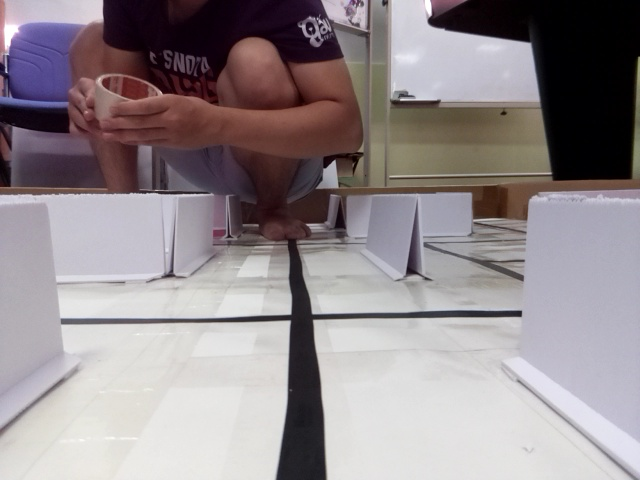
#> input picture images/1.jpg, 640 x 480 px
$ python line_detection3.py
#> lines starting #> are read from the running program, lines starting #| are printed output that depends on the picture; after the words box and inside, x2 and y2 are one past the last pixel; in counts of white or black regions, pixels touching at a corner belong together
import numpy as np
import cv2


def main_demo():
    img = cv2.imread('../images/1.jpg')
#> img is the input picture: shape (480, 640, 3); mean B, G, R 141.3, 137.9, 146.6
    roi = get_roi(img)
#> roi = [[[50, 350], [590, 350], [590, 480], [50, 480]]]
    print("ROI: {}".format(roi))
#| ROI: [array([[ 50, 350],
#|        [590, 350],
#|        [590, 480],
#|        [ 50, 480]], dtype=int32)]
    # cv2.imshow('origin img', img)

    roi_img = get_roi_img(img, roi)
#> in get_roi_img, `cv2.fillPoly(mask, vertices, ignore_mask_color)`:
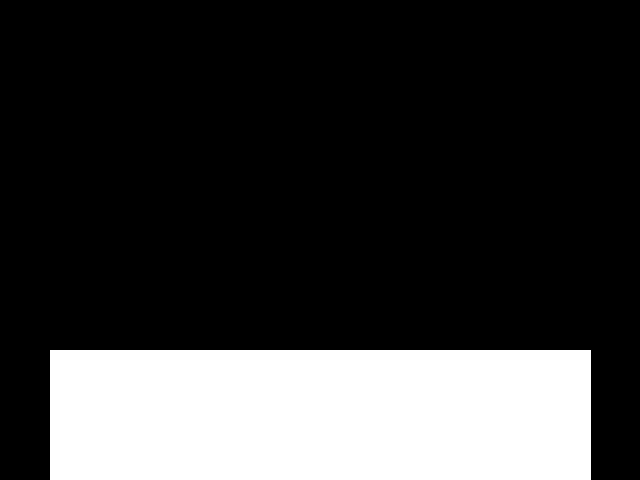
#> mask: shape (480, 640, 3); 22.9% white; 1 white region, box (x1, y1, x2, y2) and area: (50, 350, 591, 480) 70330
#> in get_roi_img, `masked_image = cv2.bitwise_and(img, mask)`:
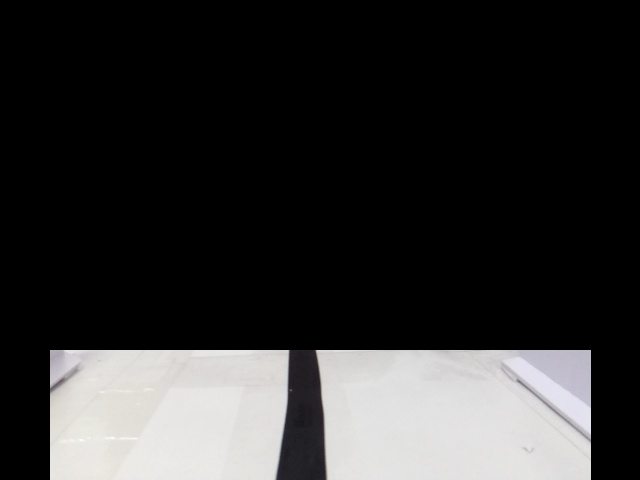
#> masked_image: shape (480, 640, 3); mean B, G, R 47.5, 47.5, 47.9
    cv2.imshow('ROI img', roi_img)

    #Blur image
    image_blured = cv2.bilateralFilter(roi_img, 13, 75, 75)
    # cv2.imshow('Bilateral filter Blured', image_blured)

    image_unsharp = cv2.addWeighted(image_blured, 1.5, image_blured, -0.5, 0, roi_img)
    # cv2.imshow('Bilateral filter unsharp addWeighted Blured', image_unsharp)

    image_clached = clache(image_unsharp)
    cv2.imshow('Clache Blured', image_clached)

    # ----------------------------- HOUGH ---------------------------

    left_lns, right_lns, median_left_f, median_right_f = detect(
        image_clached, lane_color_value=5, prev_left_ms = [], prev_left_bs = [], prev_right_ms = [], prev_right_bs = [])

    cv2.waitKey(0)
    cv2.destroyAllWindows()


def weighted_img(img, initial_img, alpha=0.8, beta=1., lbda=0.):
    return cv2.addWeighted(initial_img, alpha, img, beta, lbda)


def detect(image, lane_color_value, prev_left_ms, prev_left_bs, prev_right_ms, prev_right_bs):
    """???I want black lane"""
    houghed_lns = hough_lines(image, lane_color_value)

    if houghed_lns is None:
        return [None, None, None, None]

    filtered_left_lns, filtered_right_lns = left_right_lines(houghed_lns)
    median_left_f = median(filtered_left_lns, prev_left_ms, prev_left_bs)
    median_right_f = median(filtered_right_lns, prev_right_ms, prev_right_bs)

    if median_left_f is None or median_right_f is None:
        return detect(image, lane_color_value - 5, prev_left_ms, prev_left_bs, prev_right_ms, prev_right_bs)
    else:
        return [filtered_left_lns, filtered_right_lns, median_left_f, median_right_f]


def hough_lines(img, lane_color_value):
    """???I want black lane"""
    HSV_BLACK_UPPER_BOUNDARY = 150
    if lane_color_value > HSV_BLACK_UPPER_BOUNDARY:
        return None

    image_masked = color_threshold(img, lane_color_value)
    image_edges = edges(image_masked)
    houghed_lns = cv2.HoughLinesP(image_edges, 2, np.pi / 180, 50, np.array([]), 20, 100)

    if houghed_lns is None:
        return hough_lines(img, lane_color_value - 5)

    return houghed_lns


def filter_by_color_ranges(img, color_ranges):
    result = np.zeros_like(img)
    gray_img = cv2.cvtColor(img, cv2.COLOR_BGR2GRAY)
    hsv_img = cv2.cvtColor(img, cv2.COLOR_BGR2HSV)

    for color_range in color_ranges:
        color_bottom = color_range[0]
        color_top = color_range[1]

        if color_bottom[0] == color_bottom[1] == color_bottom[2] and color_top[0] == color_top[1] == color_top[2]:
            mask = binary_gray_mask(gray_img, color_range)
        else:
            mask = binary_hsv_mask(hsv_img, color_range)

        masked_img = binary_mask_apply(img, mask)
        result = cv2.addWeighted(masked_img, 1.0, result, 1.0, 0.0)

    return result

def clache(img):
    cl = cv2.createCLAHE(clipLimit=3.0, tileGridSize=(8, 8))

    img_yuv = cv2.cvtColor(img, cv2.COLOR_BGR2YUV)
#> img_yuv: shape (480, 640, 3); mean of channels 0, 1, 2 47.6, 127.9, 128.2
    y, u, v = cv2.split(img_yuv)
    y_clache = cl.apply(y)
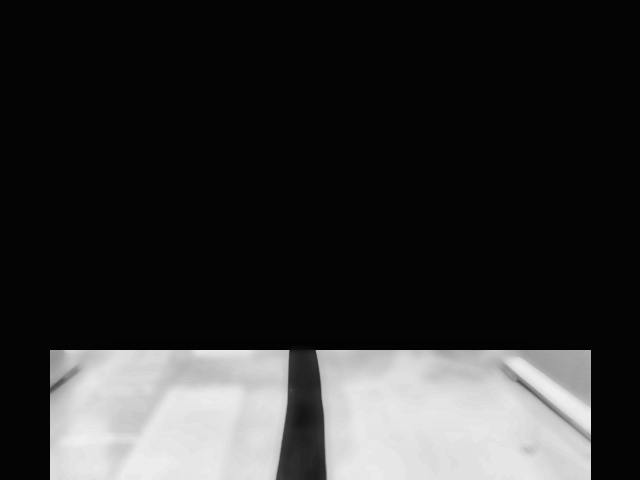
#> y_clache: shape (480, 640); min 3, max 239, mean 49.2
    img_yuv = cv2.merge((y_clache, u, v))
#> img_yuv: shape (480, 640, 3); mean of channels 0, 1, 2 49.2, 127.9, 128.2

    return cv2.cvtColor(img_yuv, cv2.COLOR_YUV2BGR)

def get_roi(img):
    """Return list of points for region of interest"""
    height = img.shape[0]

    roi_heigh = 130
    roi_width_offset = 50
    left_top_roi, right_top_roi, right_bottom_roi, left_bottom_roi = (roi_width_offset, height - roi_heigh), (640 - roi_width_offset, height - roi_heigh), (640 - roi_width_offset, height), (roi_width_offset, height)
    l1 = [left_top_roi, right_top_roi, right_bottom_roi, left_bottom_roi]
    roi = [np.array(l1, dtype=np.int32)]
    return roi


def get_roi_img(img, vertices):
    """Return region of interest image from a numpy array of points"""
    mask = np.zeros_like(img)
    # defining a 3 channel or 1 channel color to fill the mask with depending on the input image
    if len(img.shape) > 2:
        channel_count = img.shape[2]  # i.e. 3 or 4 depending on your image
        ignore_mask_color = (255,) * channel_count
    else:
        ignore_mask_color = 255

    cv2.fillPoly(mask, vertices, ignore_mask_color)
    masked_image = cv2.bitwise_and(img, mask)

    return masked_image

if __name__ == '__main__':
    main_demo()
#> (the run stopped early here; a loop or call above may not have finished)

$ run again, with images/2.jpg copied over images/1.jpg
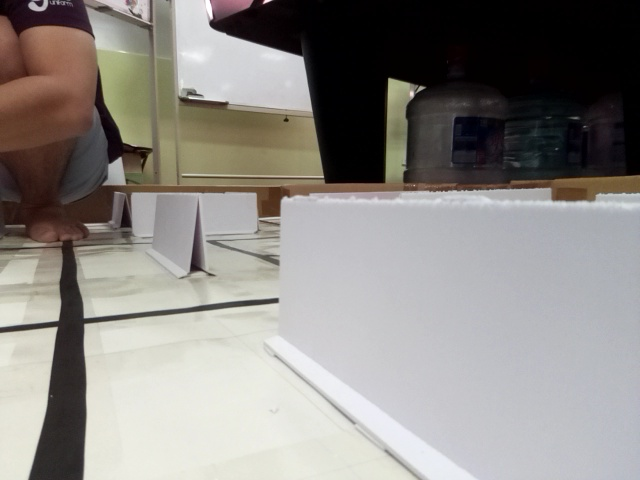
#> input picture images/2.jpg, 640 x 480 px
#> in main_demo, img is the input picture: shape (480, 640, 3); mean B, G, R 133.3, 137.4, 141.1
#> in main_demo, `roi = get_roi(img)`: roi = [[[50, 350], [590, 350], [590, 480], [50, 480]]]
#| ROI: [array([[ 50, 350],
#|        [590, 350],
#|        [590, 480],
#|        [ 50, 480]], dtype=int32)]
#> mask: shape (480, 640, 3); 22.9% white; 1 white region, box (x1, y1, x2, y2) and area: (50, 350, 591, 480) 70330
#> in get_roi_img, `masked_image = cv2.bitwise_and(img, mask)`:
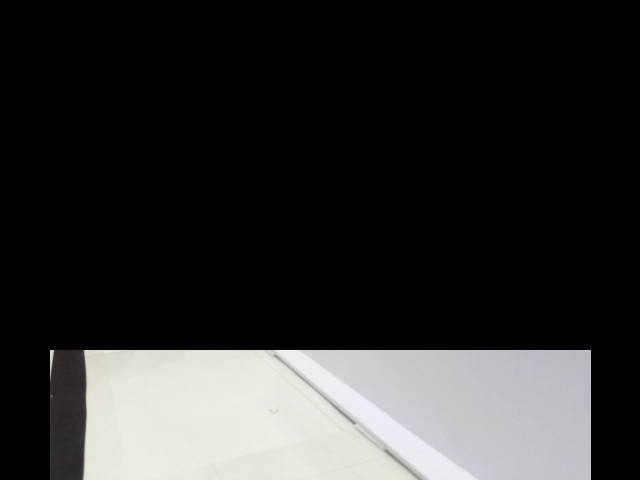
#> masked_image: shape (480, 640, 3); mean B, G, R 46.6, 47.2, 47.1
#> in clache, `y_clache = cl.apply(y)`:
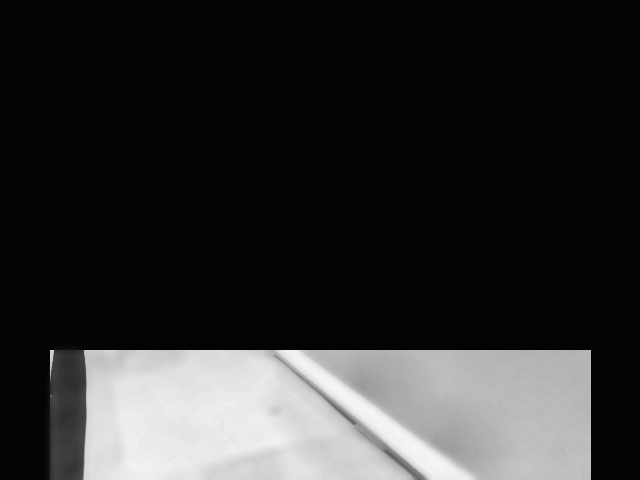
#> y_clache: shape (480, 640); min 3, max 245, mean 47.8

$ run again, with images/3.jpg copied over images/1.jpg
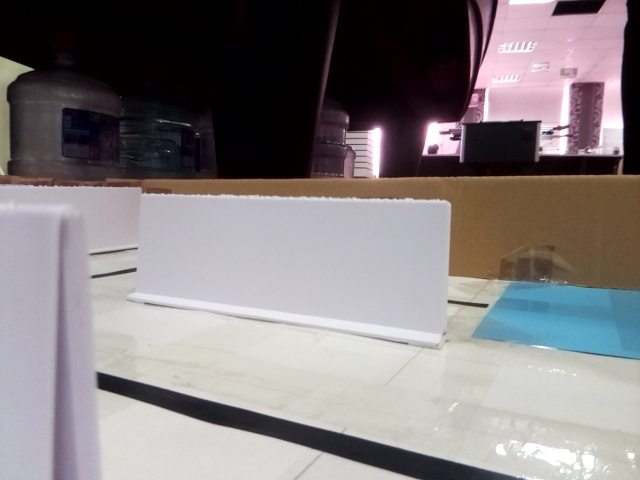
#> input picture images/3.jpg, 640 x 480 px
#> in main_demo, img is the input picture: shape (480, 640, 3); mean B, G, R 126.6, 125.3, 131.1
#> in main_demo, `roi = get_roi(img)`: roi = [[[50, 350], [590, 350], [590, 480], [50, 480]]]
#| ROI: [array([[ 50, 350],
#|        [590, 350],
#|        [590, 480],
#|        [ 50, 480]], dtype=int32)]
#> mask: shape (480, 640, 3); 22.9% white; 1 white region, box (x1, y1, x2, y2) and area: (50, 350, 591, 480) 70330
#> in get_roi_img, `masked_image = cv2.bitwise_and(img, mask)`:
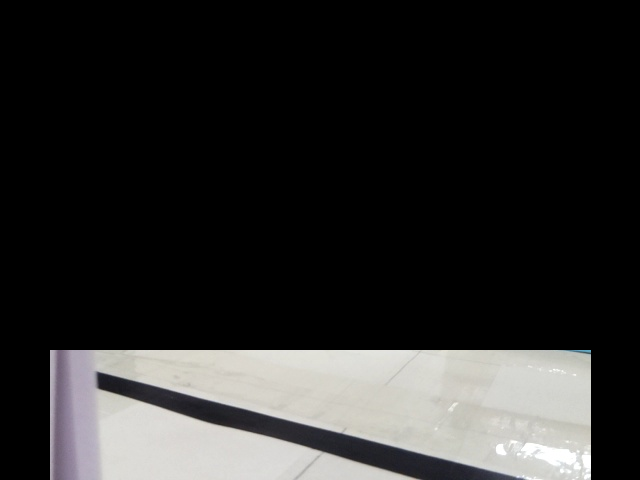
#> masked_image: shape (480, 640, 3); mean B, G, R 41.8, 42.5, 42.8
#> in clache, `y_clache = cl.apply(y)`:
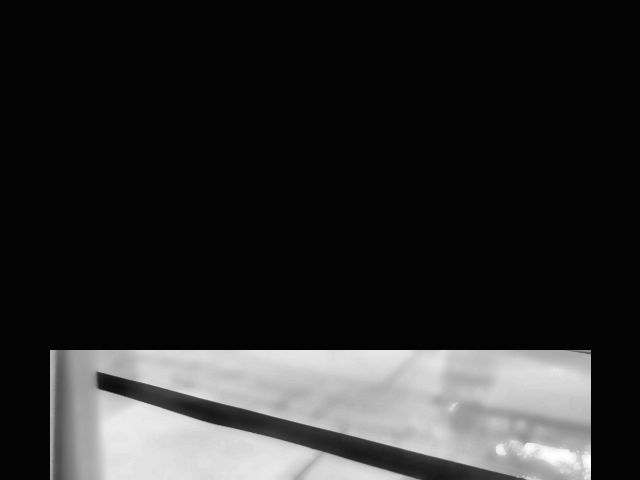
#> y_clache: shape (480, 640); min 3, max 255, mean 43.5

$ run again, with images/4.jpg copied over images/1.jpg
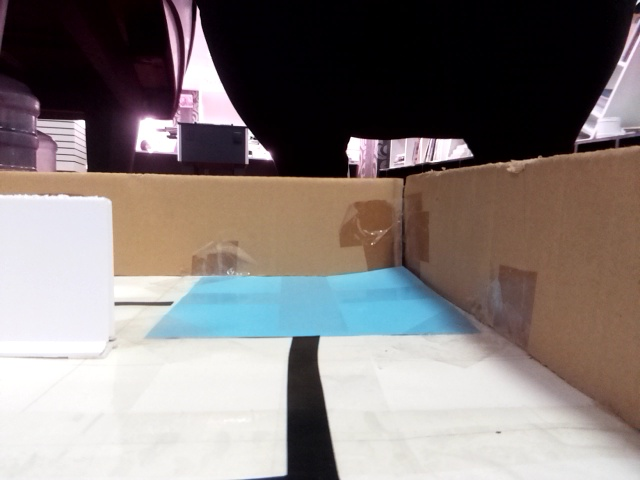
#> input picture images/4.jpg, 640 x 480 px
#> in main_demo, img is the input picture: shape (480, 640, 3); mean B, G, R 122.2, 124.7, 132.6
#> in main_demo, `roi = get_roi(img)`: roi = [[[50, 350], [590, 350], [590, 480], [50, 480]]]
#| ROI: [array([[ 50, 350],
#|        [590, 350],
#|        [590, 480],
#|        [ 50, 480]], dtype=int32)]
#> mask: shape (480, 640, 3); 22.9% white; 1 white region, box (x1, y1, x2, y2) and area: (50, 350, 591, 480) 70330
#> in get_roi_img, `masked_image = cv2.bitwise_and(img, mask)`:
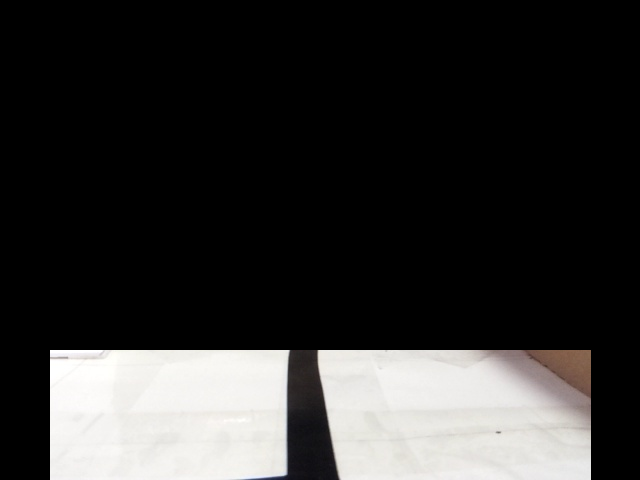
#> masked_image: shape (480, 640, 3); mean B, G, R 48, 48.7, 49.3
#> in clache, `y_clache = cl.apply(y)`:
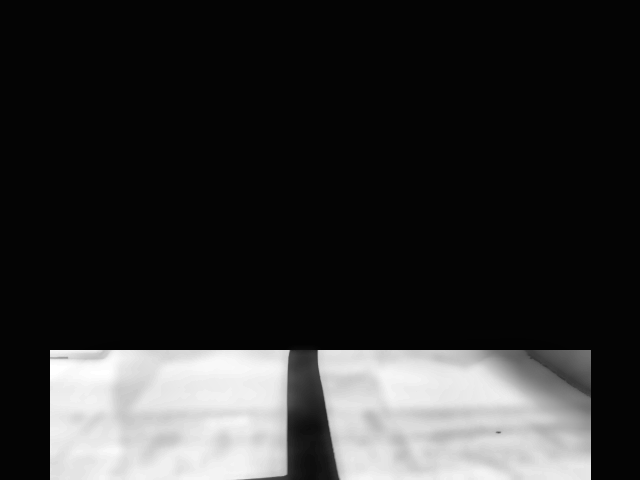
#> y_clache: shape (480, 640); min 3, max 255, mean 49.1
